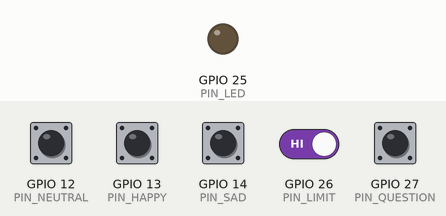
The sketch below on a simulated ESP32. Shown: output pins drawn as LEDs (lit = HIGH). The test bench sets the inputs (shaded band); at power-on: GPIO 12 (PIN_NEUTRAL), GPIO 13 (PIN_HAPPY), GPIO 14 (PIN_SAD), GPIO 26 (PIN_LIMIT), GPIO 27 (PIN_QUESTION) HIGH. What the sketch prints to the serial monitor is not drawn.

Above: at 3.2 s.
3.3 s: GPIO 26 (PIN_LIMIT) driven LOW
At 3.6 s:
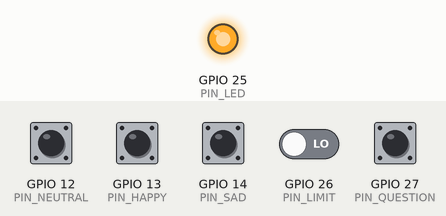
11.2 s: GPIO 26 (PIN_LIMIT) driven HIGH
At 12.0 s:
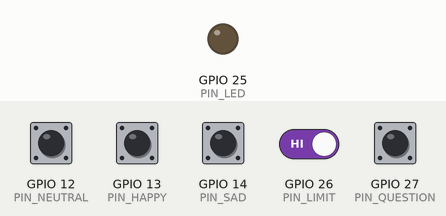
Timing chart, 0 to 13.7 s (numbered marks = the images above; inputs shaded):
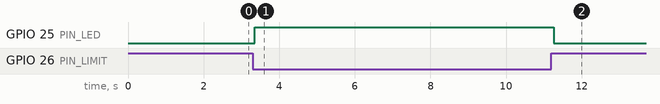

Measured:
- after the input at 3.3 s, GPIO 25 (PIN_LED): LOW → HIGH after 0.06 s
- after the input at 11.2 s, GPIO 25 (PIN_LED): HIGH → LOW after 0.06 s

The sketch:

Judge_Slave-Student2.ino
```cpp
/*
  Judging System — Judge Pad (Slave ESP32)
  =========================================
  Change STUDENT_ID to 1 or 2 for each judge pad.
  Update masterMAC with the relay ESP32's MAC address.

  Wiring:
    GPIO 13 — Happy button
    GPIO 12 — Neutral button
    GPIO 14 — Sad button
    GPIO 27 — Question button
    GPIO 26 — Limit switch
    GPIO 25 — Green LED
*/

#include <WiFi.h>
#include <esp_now.h>

// ── Change for each judge pad ───────────────────────────────────
const int STUDENT_ID = 2;  // 1 or 2

// ── Update with relay ESP32's MAC address ───────────────────────
uint8_t masterMAC[] = {0xEC, 0x64, 0xC9, 0x86, 0xB2, 0x1C};// ───────────────────────────────────────────────────────────────

const int PIN_HAPPY    = 13;
const int PIN_NEUTRAL  = 12;
const int PIN_SAD      = 14;
const int PIN_QUESTION = 27;
const int PIN_LIMIT    = 26;
const int PIN_LED      = 25;

bool stationActive = false;
bool lastHappy     = HIGH;
bool lastNeutral   = HIGH;
bool lastSad       = HIGH;
bool lastQuestion  = HIGH;
bool lastLimit     = HIGH;

typedef struct {
  int  studentId;
  char type[16];
  char mood[16];
  bool active;
} StudentMessage;

void sendMessage(const char* type, const char* mood = "", bool active = false) {
  StudentMessage msg;
  msg.studentId = STUDENT_ID;
  strncpy(msg.type, type, sizeof(msg.type));
  strncpy(msg.mood, mood, sizeof(msg.mood));
  msg.active = active;
  esp_now_send(masterMAC, (uint8_t*)&msg, sizeof(msg));
}

void setup() {
  Serial.begin(9600);
  delay(2000);

  pinMode(PIN_HAPPY,    INPUT_PULLUP);
  pinMode(PIN_NEUTRAL,  INPUT_PULLUP);
  pinMode(PIN_SAD,      INPUT_PULLUP);
  pinMode(PIN_QUESTION, INPUT_PULLUP);
  pinMode(PIN_LIMIT,    INPUT_PULLUP);

  WiFi.mode(WIFI_STA);

  if (esp_now_init() != ESP_OK) {
    Serial.println("[ESP-NOW] Init failed!");
    return;
  }

  esp_now_peer_info_t peerInfo = {};
  memcpy(peerInfo.peer_addr, masterMAC, 6);
  peerInfo.channel = 0;
  peerInfo.encrypt = false;
  esp_now_add_peer(&peerInfo);

  pinMode(PIN_LED, OUTPUT);
  digitalWrite(PIN_LED, LOW); // off by default (active LOW)

  Serial.printf("=== Judge Pad — ID %d ===\n", STUDENT_ID);
  Serial.println("[ESP-NOW] Ready");
}

void loop() {
  bool limitReading = digitalRead(PIN_LIMIT);
  if (limitReading != lastLimit) {
    delay(50);
    limitReading = digitalRead(PIN_LIMIT);
    if (limitReading != lastLimit) {
      stationActive = (limitReading == LOW);
      digitalWrite(PIN_LED, stationActive ? HIGH : LOW);
      Serial.println(stationActive ? "[Limit] ACTIVE" : "[Limit] INACTIVE");
      sendMessage("active", "", stationActive);
      lastLimit = limitReading;
    }
  }

  bool happyReading    = digitalRead(PIN_HAPPY);
  bool neutralReading  = digitalRead(PIN_NEUTRAL);
  bool sadReading      = digitalRead(PIN_SAD);
  bool questionReading = digitalRead(PIN_QUESTION);

  if (happyReading == LOW && lastHappy == HIGH) {
    Serial.println("[Btn] HAPPY");
    if (stationActive) sendMessage("vote", "happy");
    else Serial.println("  (ignored - inactive)");
  }
  if (neutralReading == LOW && lastNeutral == HIGH) {
    Serial.println("[Btn] NEUTRAL");
    if (stationActive) sendMessage("vote", "neutral");
    else Serial.println("  (ignored - inactive)");
  }
  if (sadReading == LOW && lastSad == HIGH) {
    Serial.println("[Btn] SAD");
    if (stationActive) sendMessage("vote", "sad");
    else Serial.println("  (ignored - inactive)");
  }
  if (questionReading == LOW && lastQuestion == HIGH) {
    Serial.println("[Btn] QUESTION");
    if (stationActive) sendMessage("question");
    else Serial.println("  (ignored - inactive)");
  }

  lastHappy    = happyReading;
  lastNeutral  = neutralReading;
  lastSad      = sadReading;
  lastQuestion = questionReading;

  delay(10);
}
```
